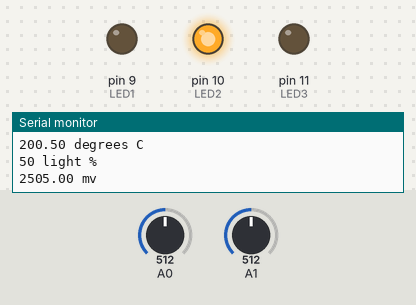
Simulated run of this sketch. Board: Arduino Uno, built with avr-gcc and run on an emulated ATmega328P. Parts: output pins drawn as LEDs (lit = HIGH), the last lines printed to the serial monitor. Inputs (shaded band) come from the test bench; at power-on: A1 = 512, A0 = 512.

Above: at 1.2 s.
1.3 s: A1 set to 151
4.3 s: A1 set to 131
At 5.2 s:
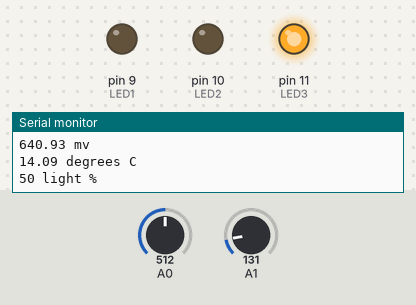
5.8 s: A0 set to 612
7.3 s: A0 set to 637
At 7.8 s:
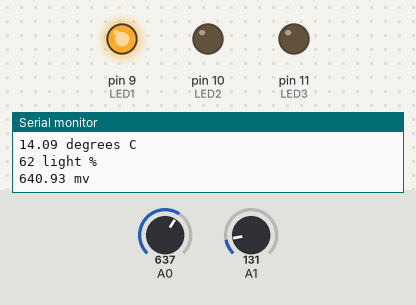
8.8 s: A0 set to 511
At 9.8 s:
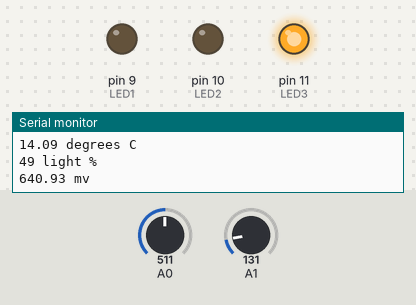
11.8 s: A0 set to 716
At 12.6 s:
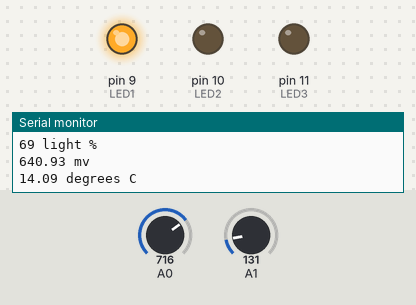
Timing chart, 0 to 14.3 s (numbered marks = the images above; inputs shaded):
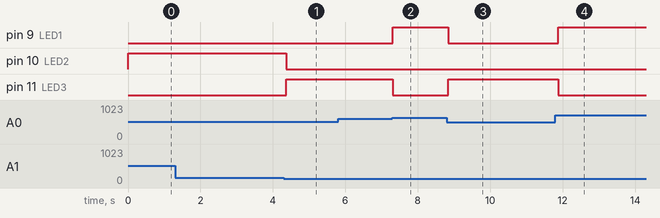

Measured:
- the behaviour switches between 144 and 143 on A1 (found by bisection; images 0 and 1)
- the behaviour switches between 624 and 625 on A0 (found by bisection; images 1 and 2)
- after the input at 4.3 s, pin 10 (LED2): HIGH → LOW after 0.07 s; pin 11 (LED3): LOW → HIGH after 0.07 s
- after the input at 7.3 s, pin 9 (LED1): LOW → HIGH at once; pin 11 (LED3): HIGH → LOW at once
- after the input at 8.8 s, pin 9 (LED1): HIGH → LOW at once; pin 11 (LED3): LOW → HIGH at once
- after the input at 11.8 s, pin 9 (LED1): LOW → HIGH after 0.08 s; pin 11 (LED3): HIGH → LOW after 0.08 s

The sketch:

exercise2.ino
```cpp
// (C) Juan García, Oscar Reina, Jan Manel, group: 19 (2023)
// Work package 3
// Exercise 3.2 This is the combined one (multimeter, temperature sensor, photosensor and 3 LEDs)
// Submission code: Tyu-78F (provided by your TA-s)

// declare light and temperature sensor states
int lightSensorValue = 0;
int tempSensorValue = 0;

//declare LED Pins
int LED1 = 9;
int LED2 = 10;
int LED3 = 11;

// declare periodicity
int periodicity = 100;


void setup() {

  // declare component pins and modes

  // declare photoresistor
  pinMode (A0, INPUT);

  // declare temperature sensor
  pinMode (A1, INPUT);

  // declare LEDs
  pinMode(LED1, OUTPUT);
  pinMode(LED2, OUTPUT);
  pinMode(LED3, OUTPUT);

  // allow serial to print
  Serial.begin(9600);
}

// the loop function runs over and over again forever
void loop() {

  // read photoresistor value
  lightSensorValue = analogRead(A0);
  // writes photoresistor value which goes from 0 to 1023
  // to a percentage value 0 - 100
  int lightIntensity = map(lightSensorValue, 0, 1023, 0, 100);


  // read temperature value
  // read temperature value
  int temperatureSensor = analogRead(A1);

  // calculate voltage
  float voltage = temperatureSensor * 5.01 / 1024.0;
  voltage = voltage * 1000;

  //calculate temperature
  float temperature = (voltage - 500) / 10;

  // print temperature, light intensity value and volts
  Serial.print(temperature);
  Serial.println(" degrees C");
  Serial.print(lightIntensity);
  Serial.println(" light %");
  Serial.print(voltage);
  Serial.println(" mv");


  // calculate relationship between temperature and light

  // i define ranges to values 1,2,3 or 4 depending on the table
  // of the exercise description

  // temperature ranges
  // t <= 12 degrees celsius  -> range = 1
  // 12 degrees celsius < t <= 0 degrees celsius  -> range = 2
  // 0 degrees celsius < t <= 20 degrees celsius  -> range = 3
  // t > 20 degrees celsius  -> range = 4

  int tempRange = 0;
  if (temperature <= - 12){
    tempRange = 1;
  } else if (temperature > -12 && temperature <= 0){
    tempRange = 2;
  } else if (temperature > 0 && temperature <= 20){
    tempRange = 3;
  } else if (temperature > 20){
    tempRange = 4;
  }

  // light intensity % ranges
  // % = 0  -> range = 1
  //  1 < % < 20  -> range = 2
  //  20 < % < 60  -> range = 3
  //  60 < %   -> range = 4

  int lightRange = 0;
  if (lightIntensity < 1){
    lightRange = 1;
  } else if (lightIntensity > 0 && lightIntensity <= 20){
    lightRange = 2;
  } else if (lightIntensity > 20 && lightIntensity <= 60){
    lightRange = 3;
  } else if (lightIntensity > 60){
    lightRange = 4;
  }

  //  turn correct LED on and turn others off based on exercise specification
  if (lightRange == tempRange){
    digitalWrite(11,HIGH);
    digitalWrite(10,LOW);
    digitalWrite(9,LOW);
  } else if (lightRange > tempRange){
    digitalWrite(11,LOW);
    digitalWrite(10,LOW);
    digitalWrite(9,HIGH);
  } else if (lightRange < tempRange){
    digitalWrite(11,LOW);
    digitalWrite(10,HIGH);
    digitalWrite(9,LOW);
  }

  // short delay
  delay(periodicity);

}
```
